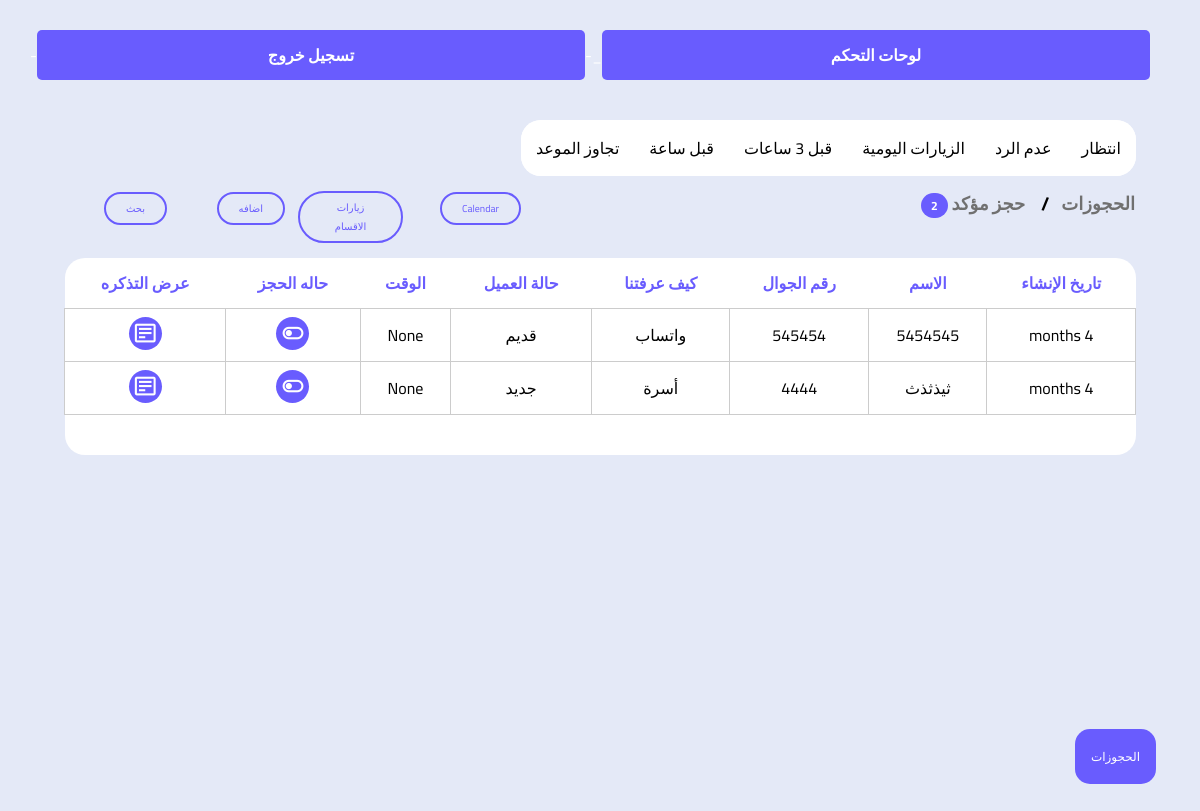
The page /Dashboard/Appointment_confirmed/ (signed in) on the database its author committed.
### webs/models.py (models this page shows, shortened)
class Appointment(models.Model):
    Undefined = "كيف عرفتنا"
    insurance = 'تأمين'
    Friend = 'صديق '
    family = 'أسرة'
    neighbors = 'الجيران'
    Google = 'جوجل '
    Whatsapp = 'واتساب'
    snapchat = 'سناب'
    Instagram = 'انستقرام'
    Twitter = 'تويتر'
    Facebook = 'فيس بوك '
    ticktock = 'تيك توك'
    YouTube = 'يوتيوب '
    Email = 'البريد الإلكتروني'
    Site = 'موقع'
    other = 'آخر'
    CHOICES_knew = (
        (Undefined, "كيف عرفتنا"),
        (insurance, 'تأمين'),
        (Friend, 'صديق '),
        (family, 'أسرة'),
        (neighbors, 'الجيران'),
        (Google, 'جوجل '),
        (Whatsapp, 'واتساب'),
        (snapchat, 'سناب'),
        (Instagram, 'انستقرام'),
        (Twitter, 'تويتر'),
        (Facebook, 'فيس بوك '),
        (ticktock, 'تيك توك'),
        (YouTube, 'يوتيوب '),
        (Email, 'البريد الإلكتروني'),
        (Site, ' موقع الإلكتروني'),
        (other, 'آخر'),
    )
    waiting = 'انتظار'
    Inquiries="الاستفسار"
    notanswering= 'عدم الرد'
    cancel ='إلغاءحجزه'
    confirmed="حجز مؤكد"
    missed_reservation= 'حجز فائت'
    Visit =  'حضر'
    Undefined='غير محدد'
    New = 'جديد'
    Old = 'قديم'
    CHOICES_clientstatus = ((Undefined,'غير محدد'),(New,'جديد'),(Old,'قديم'))
    STATUS_CHOICES = (('waiting','انتظار'),('inquiries', 'الاستفسار'),('cancel', 'إلغاءحجزه'),('notanswering', 'عدم الرد'),('confirmed', 'حجز مؤكد'),('missed_reservation', 'حجز فائت'),   ('visit', 'حضر'),)
    created_at = models.DateTimeField(auto_now_add=True)
    ClientStatus=models.CharField( max_length=30, choices=CHOICES_clientstatus, default=Undefined ,blank=True, null=True)
    name = models.CharField(max_length=100, blank=True, null=True)
    phone = models.IntegerField(null=True)
    patient = models.ForeignKey(Patient, related_name='patient_appointments', on_delete=models.CASCADE,blank=True, null=True)
    doctor_id=models.ForeignKey(Doctors,on_delete=models.CASCADE, related_name='doctors_Appointment', blank=True, null=True)
    category_id=models.ForeignKey(Categories,on_delete=models.CASCADE, related_name='categoryـAppointment', blank=True, null=True)
    service=models.ForeignKey(Service,on_delete=models.CASCADE, related_name='Service_Appointment', blank=True, null=True)
    serviceName=models.CharField(max_length=100, blank=True, null=True)
    price = models.DecimalField(max_digits=10, decimal_places=2, blank=True, null=True)
    web = models.ForeignKey(WEB, on_delete=models.CASCADE, blank=True, null=True)
    knew_from = models.CharField(max_length=50, choices=CHOICES_knew, blank=True, null=True)
    status_appointment =models.CharField(max_length=30, choices=STATUS_CHOICES , default=waiting)
    note = models.CharField(max_length=500, blank=True, null=True)
    date = models.DateField( blank=True, null=True)
    time = models.TimeField( blank=True, null=True)

### Dashboard/views/appointment.py (the view)
@login_required
def Appointment_confirmed(request):
    user = User.objects.get(id=request.user.id)
    weB = WEB.objects.filter(Employee_WEB=user).first()
    data = Appointment.objects.filter(web__Employee_WEB=user, status_appointment='confirmed')
    Bookingfilter = BookingFilter(request.GET, queryset=data)
    count_confirmed = data.count()
    now = dt.datetime.now()
    year = now.year
    month = now.month
    appointments = data.filter(date__year=year, date__month=month)
    month_name = now.strftime('%B')
    days = calendar.monthcalendar(year, month)
    counts = defaultdict(int)
    for appointment in appointments:
        counts[appointment.date.day] += 1
    if weB:
       currency_name = weB.currencyـname
    else:
       currency_name = None
    title = 'حجز مؤكد'
    context = {
        'title': title,
        'Bookingfilter': Bookingfilter,
        'web': weB,
        'count_confirmed':count_confirmed,
        'year': year,
        'month': month,
        'month_name': month_name,
        'today': now.day,
        'days': days,
        'appointments': appointments,
        'counts': counts,
    }
    return render(request, 'waiting000.html', context)

### Dashboard/templatetags/custom_filters.py (called while the page is built)
@register.filter
def get_item(dictionary, key):
    return dictionary.get(key)

### webs/models.py (called while the page is built)
    def __str__(self):
        return self.Name

### templates/waiting000.html (shortened to what this page needs)
{% extends "base.html" %}
{% load static%}
{% load bootstrap4 %}
{% block content %}
{% load custom_filters  %}
<html dir="rtl" lang="ar">
<link rel="stylesheet" href="{%static 'css/APP.css' %}">
<link href='https://unpkg.com/boxicons@2.1.1/css/boxicons.min.css' rel='stylesheet'>
<section class="home">
<div class="dropdown">
<button onclick="dropbtnFunction()" class="dropbtn">الحجوزات</button>
</div>
<div  class="page">
  <div class="dask"  >
  <div class="tab">
  <a href="{% url 'Dashboard:Appointment_waiting' %} " >
  <button class="tablinks" >   انتظار
  </button> </a>
  <a href="{% url 'Dashboard:Appointment_notanswering' %} " >
  <button class="tablinks"  > عدم الرد
  </button> </a>
  <a href="{% url 'Dashboard:visitstoday' %}" >
  <button class="tablinks"   >  الزيارات اليومية
  </button> </a>
  <a href="{% url 'Dashboard:appointments_3_hours_ago' %}" >
  <button class="tablinks"   >  قبل 3 ساعات
  </button> </a>
  <a href="{% url 'Dashboard:appointments_1_hours_ago' %}" >
  <button class="tablinks"   > قبل ساعة
  </button> </a>
  <a href="{% url 'Dashboard:appointments_later' %}" >
  <button class="tablinks"   >  تجاوز الموعد
  </button> </a>
  </div>
<div style="width: 100% ;   float: right; ">
<div style="width:50%;  float: right; ">
<h3 style="text-align: right;">
<ul class="breadcrumb">
<li style="color: var(--text-color);">  الحجوزات </li>
<li style="color: var(--text-color);"> {{title}}   {% if count_confirmed %}<samp class="dropdown-badge">{{count_confirmed}}</samp> {% endif %}</li>
</ul></h3> </div>
<div style="width:50%; float: right;  ">
<div style="width:110px; float: left; padding-top: 15px;margin-left: 8px;    ">
<button class="btn info" onclick="openNav()" > بحث </button>
</div>
<div style="width:110px; float: left; padding-top: 15px;margin-left: 8px;    ">
<a href="{% url 'Dashboard:NewBooking'  %}?" >
<button class="btn info"  > اضافه</button></a>
</div>
<div style="width:110px; float: left; padding-top: 15px;margin-left: 8px;    ">
  <button  id="myBtnVisit"  class="btn info"  > زيارات الاقسام</button>
</div>
<div style="width:110px; float: left; padding-top: 15px;margin-left: 8px;    ">
<button class="btn info"  onclick="myCalendar()"> Calendar </button>
</div>
</div></div> <br>
<div style="overflow-x:auto;   padding: 15px;border-radius: 10px; padding-bottom: 300px; ">
<table class="tablecard" >
 <tr style=" margin : 15px; ">
 <th style="border-radius: 0px 20px 0px 0px;color:var(--primary-color);background-color: #fff;padding: 10px;">  تاريخ الإنشاء</th>
 <th style="color:var(--primary-color);background-color: #fff;padding: 10px;"> الاسم</th>
<th style="color:var(--primary-color);background-color: #fff;padding: 10px;"> رقم الجوال </th>
<th style="color:var(--primary-color);background-color: #fff;padding: 10px;"> كيف عرفتنا </th>
<th style="color:var(--primary-color);background-color: #fff;padding: 10px;">   حالة العميل   </th>
<th style="color:var(--primary-color);background-color: #fff;padding: 10px;">    الوقت </th>
<th style="color:var(--primary-color);background-color: #fff;padding: 10px;"> حاله الحجز</th>
<th style="border-radius:20px  0px 0px 0px;color:var(--primary-color); background-color: #fff; padding: 10px;">عرض التذكره</th>
</tr>
{% for data in Bookingfilter.qs   %}
<tr>
<td class="tdcard">{{ data.created_at|timesince}}</td>
<td class="tdcard" > {{ data.name }}</td>
<td class="tdcard" > {{ data.phone }}</td>
<td class="tdcard" >{{ data.get_knew_from_display }}</td>
<td class="tdcard" > {{ data.ClientStatus }}</td>
<td class="tdcard" > {{ data.time }}</td>
<td class="tdcard">
<div class="dropdown">
<samp onclick="toggleDropdown('{{data.id}}')">
<i class="bx bx-toggle-left toggle" id="spoticoncard"></i>
</samp>
 </div></td>
<td class="tdcard"><samp onclick="document.getElementById('{{data.id}}').style.display='block'" >
  <i class="bx bx-detail toggle"  id="spoticoncard"  ></i></samp>
         </td> </tr>
          {% empty %}
         <h2  style ="text-align:center; padding-top:50px; color: var(--primary-color);">
        لا توجد مواعيد متاحة</h2>
          {% endfor %}
<th style="background-color: #fff;border-radius: 0px 0px  20px  0px; "></th>
<th style="padding: 20px; background-color: #fff;"></th>
<th style="padding: 20px; background-color: #fff;"></th>
<th style="padding: 20px; background-color: #fff;"></th>
<th style="padding: 20px; background-color: #fff;"></th>
<th style="padding: 20px; background-color: #fff;"></th>
<th style="padding: 20px; background-color: #fff;"></th>
<th style="background-color: #fff;border-radius:  0px 0px  0px  20px; "></th></table></div>
</div>
    </section>
{% endblock %}

### templates/base.html (shortened to what this page needs)
<!DOCTYPE html>
<html dir="rtl" lang="ar">
<head>
</head>
<body>
  <main class="container_body">
    <nav>
      <ul class="nav-links">
        <li  class='styled-button'><a href="{% url 'Dashboard:dashboard' %}">  لوحات التحكم  </a></li>_-
        <li class='styled-button'><a href="{% url 'User:logout' %}"> تسجيل خروج</a></li>-
      </ul>
    </nav>
    {% block content %}
    {% endblock %}
  </main>
</body>
</html>

### static/css/APP.css (style rules this page uses)
.page { width: 95%; margin: auto; margin-bottom: 50px; }
.tab { float: right; overflow: hidden; background: var(--sidebar-color); margin-right: 15px; border-radius: 20px; }
.tab button { background-color: #fff; float: right; border: none; outline: none; cursor: pointer; padding: 13px 15px; transition: 0.3s; font-size: 16px; }
ul.breadcrumb { float: right; padding: 10px 16px; list-style: none; width: 100%; }
ul.breadcrumb li { display: inline; font-size: 18px; }
ul.breadcrumb li+li:before { padding: 8px; color: black; content: "/\00a0"; }
.btn { border: 2px solid black; background-color: #E4E9F7; color: black; padding: 5px 20px; font-size: 16px; cursor: pointer; font-size: 10px; }
.info { border-radius: 50px; border-color: var(--primary-color); color: var(--primary-color); margin-left: 5px; }
* { box-sizing: border-box; }
ul { list-style-type: none; }
.tablecard { border-collapse: collapse; border-spacing: 0; width: 100%; float: right; border-radius: 8px; }
.tdcard { background-color: #fff; border: 1px solid #ccc; margin: 5px; text-align: center; padding: 8px; }
#spoticoncard { padding: 4px; background-color: var(--primary-color); border-radius: 50px; color: #fff; font-size:25px; }
.dask { display: block; }
li { color: var(--primary-color); width: 100%; }
.dropbtn { background-color: var(--primary-color); color: white; padding: 16px; font-size: 12px; border: none; cursor: pointer; border-radius: 15px; position: fixed; bottom:5%; margin-right: 2%; }
.dropdown { position: relative; display: inline-block; }
.dropdown-badge { background-color:var(--primary-color); padding: 1px 10px; color: #fff; border-radius: 50px; font-size:12px; }

### templates/base.html (style rules this page uses)
* { margin: 0; padding: 0; box-sizing: border-box; font-family: 'Cairo', sans-serif; }
:root { --body-color: #E4E9F7; --sidebar-color: #FFF; --primary-color: #695CFE; --primary-color-light: #F6F5FF; --toggle-color: #DDD; --text-color: #707070; --tran-03: all 0.2s ease; --tran-03: all 0.3s ease; --tran-04: all 0.3s ease; --tran-05: all 0.3s ease; }
body { min-height: 100vh; background-color: var(--body-color); transition: var(--tran-05); }
.page { width: 90%; margin: auto; margin-bottom: 50px; }
.container_body { max-width: 1200px; margin: 0 auto; padding: 20px; }
@media only screen and (min-width: 1025px) and (max-width: 1200px) { .btn { padding: 12px 24px; } }
nav { display: flex; justify-content: space-between; align-items: center; background-color: none; padding: 10px; text-align: center; color: #fff; }
.nav-links { display: flex; list-style: none; margin: 0; padding: 0; align-items: center; width: 100%; }
.nav-links li { margin-right: 20px; }
.nav-links li:last-child { margin-right: 0; }
.nav-links a { color: #fff; text-decoration: none; font-weight: bold; font-size: 16px; padding: 10px; border-radius: 5px; }
.styled-button { background-color: var(--primary-color); border: none; color: white; padding: 10px 20px; text-align: center; text-decoration: none; display: inline-block; font-size: 16px; border-radius: 5px; transition: background-color 0.3s ease; }

### rows shown on the page
Appointment: created_at "4 months", name "5454545", phone "545454", knew_from "واتساب", ClientStatus "قديم", time "None"
Appointment: created_at "4 months", name "ثيذثذث", phone "4444", knew_from "أسرة", ClientStatus "جديد", time "None"

### other values the page prints
{{ title }} "حجز مؤكد"
{{ count_confirmed }} "2"
